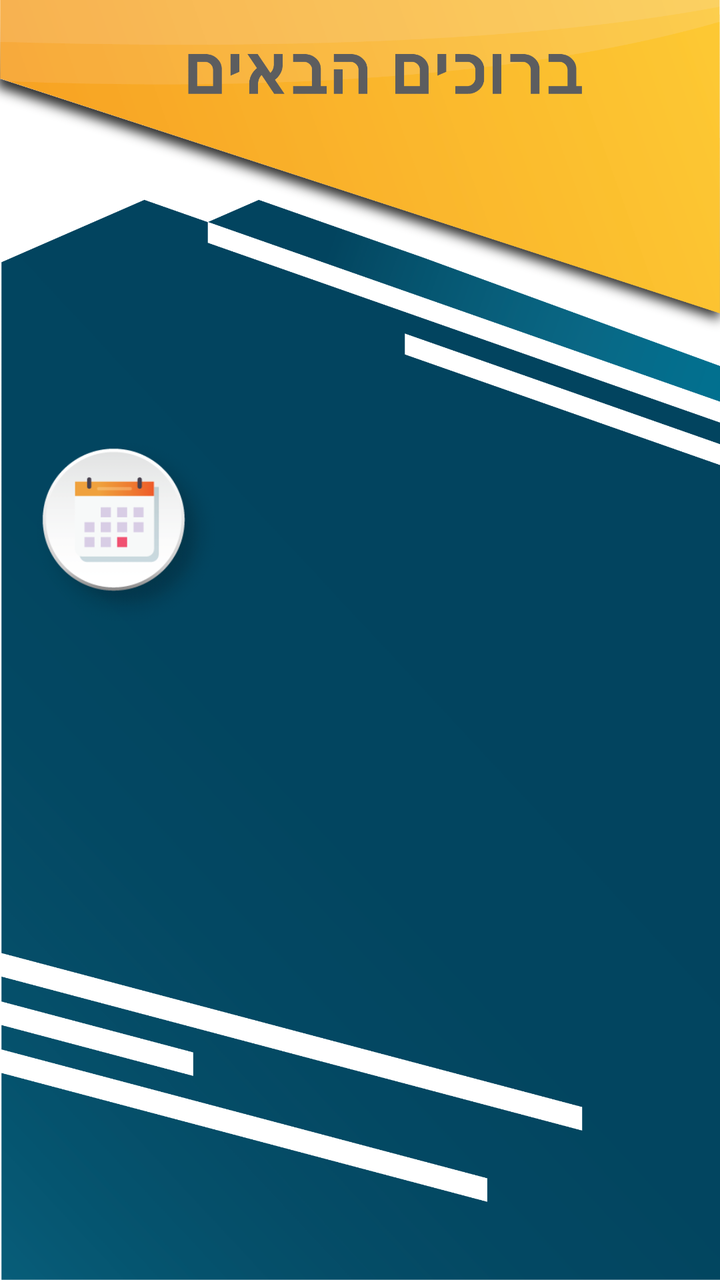
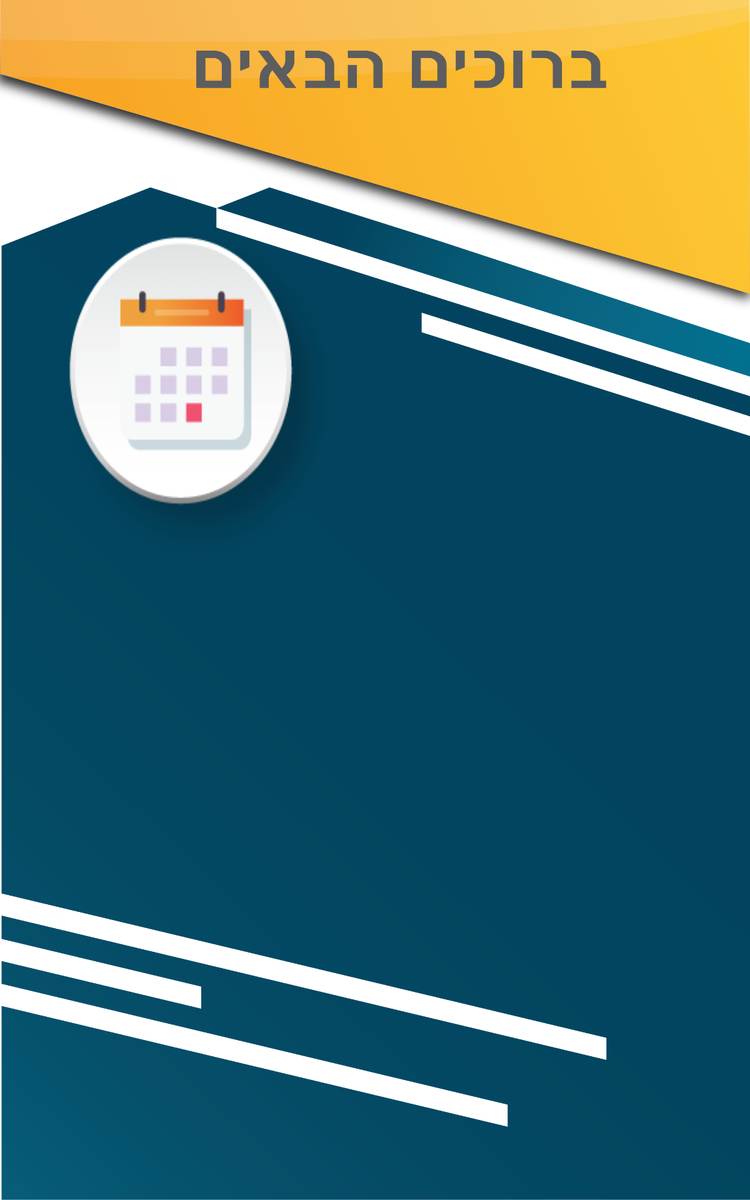

An Android layout and its configuration variant, each rendered on a device that would load it. The default file and the variant file are quoted in full after the pictures.
<!-- AndroidManifest.xml: application theme AppTheme -->
<!-- res/layout/activity_main.xml -->
<?xml version="1.0" encoding="utf-8"?>
<androidx.constraintlayout.widget.ConstraintLayout xmlns:android="http://schemas.android.com/apk/res/android"
    xmlns:app="http://schemas.android.com/apk/res-auto"
    xmlns:tools="http://schemas.android.com/tools"
    android:layout_width="match_parent"
    android:layout_height="match_parent"
    tools:context=".MainActivity"
    android:background="@drawable/main_activity">

    <Button
        android:id="@+id/new_order"
        android:layout_width="250dp"
        android:layout_height="75dp"
        android:background="@drawable/make_offer"

        app:layout_constraintBottom_toBottomOf="parent"
        app:layout_constraintEnd_toEndOf="parent"
        app:layout_constraintHorizontal_bias="0.5"
        app:layout_constraintVertical_bias="0.9"
        app:layout_constraintStart_toStartOf="parent"
        app:layout_constraintTop_toTopOf="parent" />

    <Button
        android:id="@+id/order_page"
        android:layout_width="100dp"
        android:layout_height="100dp"
        android:background="@drawable/clients_icon"

        app:layout_constraintBottom_toBottomOf="parent"
        app:layout_constraintEnd_toEndOf="parent"
        app:layout_constraintHorizontal_bias="0.05"
        app:layout_constraintVertical_bias="0.40"
        app:layout_constraintStart_toEndOf="@+id/dairy"
        app:layout_constraintTop_toTopOf="parent" />

    <Button
        android:id="@+id/dairy"
        android:layout_width="100dp"
        android:layout_height="100dp"
        android:background="@drawable/dairy_icon"

        app:layout_constraintBottom_toBottomOf="parent"
        app:layout_constraintEnd_toEndOf="parent"
        app:layout_constraintHorizontal_bias="0.05"
        app:layout_constraintVertical_bias="0.40"
        app:layout_constraintStart_toStartOf="parent"
        app:layout_constraintTop_toTopOf="parent" />
</androidx.constraintlayout.widget.ConstraintLayout>
<!-- resources referenced by this layout -->
<resources>
  <!-- drawable dairy_icon: png bitmap (drawable-v24, 22958 bytes) -->
  <!-- drawable main_activity: png bitmap (drawable-v24, 317514 bytes) -->
  <style name="AppTheme" parent="Theme.AppCompat.Light.NoActionBar">
          
          <item name="colorPrimary">@color/colorPrimary</item>
          <item name="colorPrimaryDark">@color/colorPrimaryDark</item>
          <item name="colorAccent">@color/colorAccent</item>
      </style>
</resources>
<!-- res/layout-sw600dp/activity_main.xml (the author's variant of the layout above) -->
<!-- drawn on a 7-inch tablet held upright -->
<?xml version="1.0" encoding="utf-8"?>
<androidx.constraintlayout.widget.ConstraintLayout xmlns:android="http://schemas.android.com/apk/res/android"
    xmlns:app="http://schemas.android.com/apk/res-auto"
    xmlns:tools="http://schemas.android.com/tools"
    android:layout_width="match_parent"
    android:layout_height="match_parent"
    tools:context=".MainActivity"
    android:background="@drawable/main_activity">

    <Button
        android:id="@+id/new_order"
        android:layout_width="350dp"
        android:layout_height="350dp"
        android:background="@drawable/make_offer"

        app:layout_constraintBottom_toBottomOf="parent"
        app:layout_constraintEnd_toEndOf="parent"
        app:layout_constraintHorizontal_bias="0.55"
        app:layout_constraintVertical_bias="0.95"
        app:layout_constraintStart_toStartOf="parent"
        app:layout_constraintTop_toTopOf="parent" />

    <Button
        android:id="@+id/order_page"
        android:layout_width="250dp"
        android:layout_height="300dp"
        android:background="@drawable/clients_icon"

        app:layout_constraintBottom_toBottomOf="parent"
        app:layout_constraintEnd_toEndOf="parent"
        app:layout_constraintHorizontal_bias="0.0"
        app:layout_constraintVertical_bias="0.15"
        app:layout_constraintStart_toEndOf="@+id/dairy"
        app:layout_constraintTop_toTopOf="@id/dairy" />

    <Button
        android:id="@+id/dairy"
        android:layout_width="250dp"
        android:layout_height="300dp"
        android:background="@drawable/dairy_icon"

        app:layout_constraintBottom_toBottomOf="parent"
        app:layout_constraintEnd_toEndOf="parent"
        app:layout_constraintHorizontal_bias="0.1"
        app:layout_constraintVertical_bias="0.25"
        app:layout_constraintStart_toStartOf="parent"
        app:layout_constraintTop_toTopOf="parent" />
</androidx.constraintlayout.widget.ConstraintLayout>
